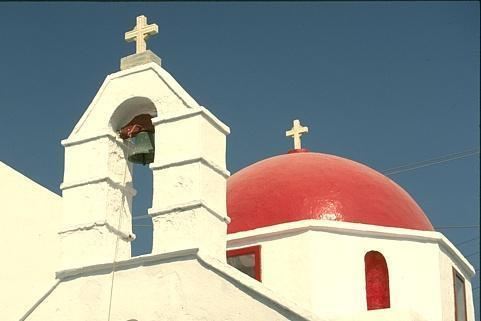
%> input picture 118035.jpg, 481 x 321 px
$ octave demo.m   (GNU Octave 9; MATLAB toolbox functions it lacks are replaced by stand-ins)
%> lines starting %> are read from the running program, lines starting %| are printed output that depends on the picture
### non_local_information.m
function region_level = non_local_information(f, l, S, g, sigma)
% Function for non-local information calculation
% Inputs:
% f - Input image
% l - Side length of local block
% S - Side length of non-local block
% g - Attenuation of exponential function in Eqs. (10)-(11)
% sigma - Standard deviation of Gaussian function
%----------------------------------

[m, n, depth] = size(f);
f = double(f);
mask = gpuArray(fspecial('gaussian', l, sigma));
region_level = gpuArray(zeros(m, n, depth));
% mask = (fspecial('gaussian', l, sigma));
% region_level = (zeros(m, n, depth));
for i = 1 : depth
    half_side = floor(S / 2);
    whole_region = padarray(f(:, :, i), [half_side, half_side], 'symmetric');
    B = 0;
    g2 = g * g;
    for t1 = -half_side : half_side
        for t2 = -half_side : half_side
            if(t1 == 0 && t2 == 0)
                continue;
            end
            SqDist2 = (whole_region(1 + half_side : end - half_side, 1 + half_side : end - half_side) - ...
                               whole_region(1 + half_side + t1 : end - half_side + t1, 1 + half_side + t2 : end - half_side + t2)) .^ 2;
            SqDist2 = imfilter(SqDist2, mask, 'symmetric');
            SqDist2 = SqDist2 / l ^ 2;
            w = exp( - SqDist2 ./ g2);
            sub_region = whole_region(1 + half_side + t1 : end - half_side + t1, 1 + half_side + t2 : end - half_side + t2);
            region_level(:, :, i) = region_level(:, :, i) + w .* sub_region;
            B = B + w;
        end
    end
    region_level(:, :, i) = region_level(:, :, i) ./ B;
end
end

### Initialization_ETA.m
function [ETA,C]= Initialization_ETA (all_pixels,all_pixels_xi,gamma_y,gamma_xi,alpha,beta,m,k,K)
[N,d] = size(all_pixels);
[C,U] = fcm(all_pixels_xi,k,[NaN 100 0.0001 0]);
mf = U.^m;
Distence = Distance_Function(all_pixels,all_pixels_xi,C,gamma_y,gamma_xi,alpha,beta);
ETA = zeros(k,d);
for j=1:k
    ETA(j,:) = K*sum(repmat((mf(j,:))',[1 d]).*reshape(Distence(j,:,:),[N,d]))./sum(repmat((mf(j,:))',[1 d]));
end
ETA = sum(ETA,2);
end

### Distance_Function.m
function distance = Distance_Function (all_pixels,all_pixels_xi,C,gamma_y,gamma_xi,alpha,beta)
[N,d] = size(all_pixels);
[k,~] = size(C);
distance = zeros(k,N,d);
for j=1:k
    distance(j,:,:) = alpha.*((1-exp((-1.*repmat(gamma_y,N,1)).*((all_pixels-repmat(C(j,:),N,1)).^2)))) + ...
           beta.*((1-exp((-1.*repmat(gamma_xi,N,1)).*((all_pixels_xi-repmat(C(j,:),N,1)).^2))));
end
end

### FWCW_IT2PFCM_SIC.m
function [C1,C2,UT_upper,UT_low, E1,E2]=FWCW_IT2PFCM_SIC(k,all_pixels,all_pixels_xi,C,gamma_y,gamma_xi,alpha,beta,q,p,m1,m2, ...
    theta1,theta2,Cp,Cf,ETA,t_max,beta_memory)
%
[N,d] = size(all_pixels);

% Initialize cluster weights and feature weights
Z1=ones(1,k)/k;
Z2 = Z1;
W1=ones(k,d)/d;
W2 = W1;

C1 = C;
C2 = C;

% Set initial value
Iter=1;
O_F_old=inf;

% main circulation
while 1
    % a) Update U_upper ºÍ U_low.
    Distence1 = Distance_Function(all_pixels,all_pixels_xi,C1,gamma_y,gamma_xi,alpha,beta);
    Distence2 = Distance_Function(all_pixels,all_pixels_xi,C2,gamma_y,gamma_xi,alpha,beta);
    for j=1:k
        W1_q = transpose(W1(j,:).^q); W1_q(W1_q==inf)=0;
        W2_q = transpose(W2(j,:).^q); W2_q(W2_q==inf)=0;
        dNK1(:,j) = Z1(1,j).^p * reshape(Distence1(j,:,:),[N,d]) * W1_q;
        dNK2(:,j) = Z2(1,j).^p * reshape(Distence2(j,:,:),[N,d]) * W2_q;
    end

    tmp_U1 = zeros(N,k);
    tmp_U2 = zeros(N,k);
    for j=1:k
        tmp2_U1 = (dNK1./repmat(dNK1(:,j),1,k)).^(1/(m1-1));
        tmp2_U1(tmp2_U1==inf)=0; tmp2_U1(isnan(tmp2_U1))=0;
        tmp_U1=tmp_U1+tmp2_U1;

        tmp2_U2 = (dNK2./repmat(dNK2(:,j),1,k)).^(1/(m2-1));
        tmp2_U2(tmp2_U2==inf)=0; tmp2_U2(isnan(tmp2_U2))=0;
        tmp_U2=tmp_U2+tmp2_U2;
    end
    U1 = transpose(1./tmp_U1);
    U1(isnan(U1))=1; U1(U1==inf)=1;

    U2 = transpose(1./tmp_U2);
    U2(isnan(U2))=1; U2(U2==inf)=1;

    U_upper = max(U1,U2);
    U_low = min(U1,U2);

    % b) Update T_upper and T_low.
    for j=1:k
        W1_q = transpose(W1(j,:).^q); W1_q(W1_q==inf)=0;
        dTNK1 =Z1(1,j).^p .* reshape(Distence1(j,:,:),[N,d]).*repmat(W1_q',[N,1]);
        tmp3_1(j,:) = Cp * (theta1.^2) * (theta1.^2 - 1) * sum(dTNK1,2)./repmat(ETA(j,:),[N,1]);

        W2_q = transpose(W2(j,:).^q); W2_q(W2_q==inf)=0;
        dTNK2 =Z2(1,j).^p .* reshape(Distence2(j,:,:),[N,d]).*repmat(W2_q',[N,1]);
        tmp3_2(j,:) = Cp * (theta2.^2) * (theta2.^2 - 1) * sum(dTNK2,2)./repmat(ETA(j,:),[N,1]);
    end

    T1 = (exp(-1.*lambertw(tmp3_1))).^(theta1/(theta1.^2-1));
    si = find (tmp3_1 == Inf); T1(si) = 1;

    T2 = (exp(-1.*lambertw(tmp3_2))).^(theta2/(theta2.^2-1));
    si = find (tmp3_2 == Inf); T2(si) = 1;

    T_upper = max(T1,T2);
    T_low = min(T1,T2);

    % c) Upper bound and Lower bound Membership
    U_T1=(Cf.*U_upper)+(Cp.*T_upper);
    U_T2=(Cf.*U_upper)+(Cp.*T_low);
    U_T3=(Cf.*U_low)+(Cp.*T_upper);
    U_T4=(Cf.*U_low)+(Cp.*T_low);

    DUM1=max(U_T1,U_T2);
    DUM2=max(DUM1,U_T3);
    UT_upper=max(DUM2,U_T4);

    DUM1=min(U_T1,U_T2);
    DUM2=min(DUM1,U_T3);
    UT_low=min(DUM2,U_T4);

    %
    C1_old=C1;
    C2_old=C2;

    % d)Karni-Mendel Alg
    for km=1:k
        UT_mean=(UT_upper+UT_low)/2;
        maxUT_mean = max(UT_mean);

        index_c = find(UT_mean(km, :) == maxUT_mean);
        Y= all_pixels_xi(index_c,:);

        a=UT_low(km,index_c);
        b=UT_upper(km,index_c);
        a=a(:);
        b=b(:);
        F=cat(2,a,b);

        [XLeft,XRight,~,~]=KM_Alg(F,Y);

        C1(km,:)=XLeft';
        C2(km,:)=XRight';
    end

    % e) Defuzzification method
    % f) check termination condition
    E1(Iter) = norm (C1_old - C1, 1);
    E2(Iter) = norm (C2_old - C2, 1);

    fprintf('Iteration count = %d, Termination measure value => Lower= %f    Upper=%f\n', Iter, E1(Iter),E2(Iter));

    if Iter>=t_max || (E1(Iter) < 1e-3 ) && (E2(Iter) < 1e-3 )

        fprintf('\n++++++++++++++++++++++++++++++++++++++++++++++++++++++++\n\n');
        fprintf('Converging after %d iterations.\n',Iter);
        fprintf('\n++++++++++++++++++++++++++++++++++++++++++++++++++++++++\n\n');

        break;

    end
    %
    W1_old=Z1;
    z1_old=W1;
    W2_old=Z2;
    z2_old=W2;

    % Update W
    for j=1:k
        dWkm1(j,:) = UT_low(j,:) * reshape(Distence1(j,:,:),[N,d]);
        dWkm2(j,:) = UT_upper(j,:) * reshape(Distence2(j,:,:),[N,d]);
    end

    tmp1_W1 = zeros(k,d);
    tmp1_W2 = zeros(k,d);
    for j=1:d
        tmp2_W1 = (dWkm1./repmat(dWkm1(:,j),1,d)).^(1/(q-1));
        tmp2_W1(tmp2_W1==inf)=0; tmp2_W1(isnan(tmp2_W1))=0;
        tmp1_W1=tmp1_W1+tmp2_W1;

        tmp2_W2 = (dWkm2./repmat(dWkm2(:,j),1,d)).^(1/(q-1));
        tmp2_W2(tmp2_W2==inf)=0; tmp2_W2(isnan(tmp2_W2))=0;
        tmp1_W2=tmp1_W2+tmp2_W2;
    end
    W1 = 1./tmp1_W1;
    W1(isnan(W1))=1; W1(W1==inf)=1;

    W2 = 1./tmp1_W2;
    W2(isnan(W2))=1; W2(W2==inf)=1;

    if nnz(dWkm1==0)>0
        for j=1:k
            if nnz(dWkm1(j,:)==0)>0
                W1(j,find(dWkm1(j,:)==0)) = 1/nnz(dWkm1(j,:)==0);
                W1(j,find(dWkm1(j,:)~=0)) = 0;
            end
        end
    end

    if nnz(dWkm2==0)>0
        for j=1:k
            if nnz(dWkm2(j,:)==0)>0
                W2(j,find(dWkm2(j,:)==0)) = 1/nnz(dWkm2(j,:)==0);
                W2(j,find(dWkm2(j,:)~=0)) = 0;
            end
        end
    end

    % Update Z
    for j=1:k
        W1_q = transpose(W1(j,:).^q); W1_q(W1_q==inf)=0;
        Dw1(1,j) = transpose(W1_q) * transpose(reshape(Distence1(j,:,:),[N,d])) *  transpose(UT_low(j,:)) ;

        W2_q = transpose(W2(j,:).^q); W2_q(W2_q==inf)=0;
        Dw(1,j) = transpose(W2_q) * transpose(reshape(Distence2(j,:,:),[N,d])) *  transpose(UT_upper(j,:)) ;
    end

    tmp_Z1 = sum((repmat(Dw1,k,1)./transpose(repmat(Dw1,k,1))).^(1/(p-1)));
    tmp_Z1(tmp_Z1==inf)=0; tmp_Z1(isnan(tmp_Z1))=0;
    Z1 = 1./tmp_Z1;
    Z1(isnan(Z1))=1; Z1(Z1==inf)=1;

    tmp_Z2 = sum((repmat(Dw,k,1)./transpose(repmat(Dw,k,1))).^(1/(p-1)));
    tmp_Z2(tmp_Z2==inf)=0; tmp_Z2(isnan(tmp_Z2))=0;
    Z2 = 1./tmp_Z2;
    Z2(isnan(Z2))=1; Z2(Z2==inf)=1;

    if nnz(Dw1==0)>0
        Z1(find(Dw1==0)) = 1/nnz(Dw1==0);
        Z1(find(Dw1~=0)) = 0;
    end

    if nnz(Dw==0)>0
        Z2(find(Dw==0)) = 1/nnz(Dw==0);
        Z2(find(Dw~=0)) = 0;
    end

    % Memory effect.
    Z1=(1-beta_memory)*Z1+beta_memory*W1_old;
    W1=(1-beta_memory)*W1+beta_memory*z1_old;
    Z2=(1-beta_memory)*Z2+beta_memory*W1_old;
    W2=(1-beta_memory)*W2+beta_memory*z1_old;

    Iter=Iter+1;
end
end

### demo.m
%% BEST RUN WITH MATLAB R2018b!
%%%%%%%%%%%%%%%%%%%%%%%%%%%%%%%%%%%%%%%%%%%%%%%%%%%%%%%%%%%%%%%%%%%%%%%%%%%%%%%%%%%%%%%%%%%%%
% Interval type-2 possibilistic fuzzy clustering noisy image segmentation algorithm
% with adaptive spatial constraints and local feature weighting & clustering weighting
% International Journal of Approximate Reasoning
% This code was solely written by Tongyi Wei.
%
% Basically, you can run this code SEVERAL times to acquire the most desired result.
% It is welcomed to change the following parameters as you like to see what gonna happen.
%
% CUDA is required in this version.
% However there is no need to install CUDA seperately since MATLAB has done all the work.
%%%%%%%%%%%%%%%%%%%%%%%%%%%%%%%%%%%%%%%%%%%%%%%%%%%%%%%%%%%%%%%%%%%%%%%%%%%%%%%%%%%%%%%%%%%%%
%% Intialization
clc
clear
warning off
close all
%% Input image
f_uint8 = imread('118035.jpg');
%> f_uint8 is the input picture: size 321x481x3 uint8; mean R, G, B 152.1, 154.9, 149
[row,col,d] = size (f_uint8); N = row * col;
%> after `[row,col,d] = size (f_uint8)`: row = 321; col = 481; d = 3
%> after `N = row * col`: N = 154401
figure(1),imshow(f_uint8),title('The original image');
%% Add noise
density = 0.05; f = (double(f_uint8))/255;
f = imnoise(f,'gaussian',0,density); f = imnoise(f,'salt & pepper',density); f = imnoise(f,'speckle',density);
%> after `f = imnoise(f,'gaussian',0,density)`:
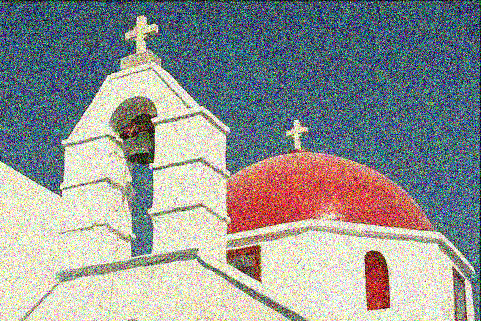
%> f: size 321x481x3 double; mean R, G, B 0.569, 0.582, 0.574
%> after `f = imnoise(f,'salt & pepper',density)`:
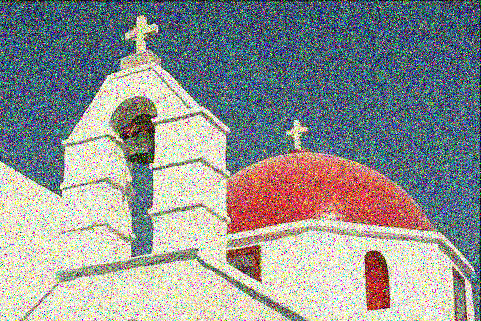
%> f: size 321x481x3 double; mean R, G, B 0.566, 0.578, 0.57
%> after `f = imnoise(f,'speckle',density)`:
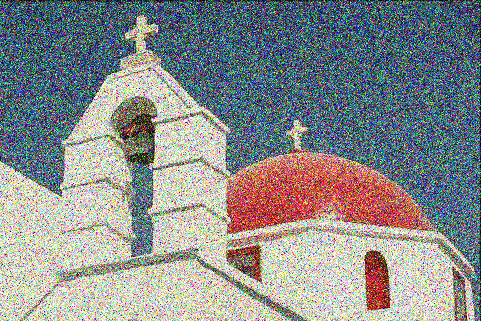
%> f: size 321x481x3 double; mean R, G, B 0.539, 0.553, 0.552
f = f*255;
figure(2),imshow(uint8(f)),title('The noisy image');
%% Computing non-local spatial information
l = 7; s = 15; g=10; sigma = 4;
f = gpuArray(f);
non_local_infomation = non_local_information(f, l, s, g, sigma);
%> the loop in non_local_information, `for i = 1 : depth` made 3 passes
%> pass 1, in non_local_information, `whole_region = padarray(f(:, :, i), [half_side, half_side], 'symmetric..`:
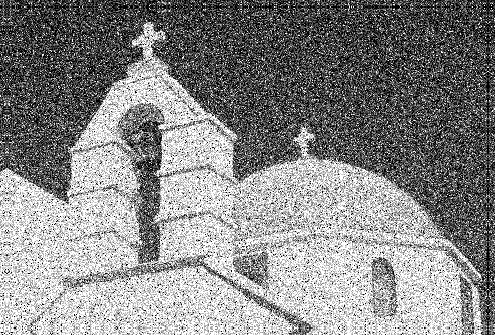
%> whole_region: size 335x495 double; min 0, max 255, mean 136.2
%> pass 2, in non_local_information, `whole_region = padarray(f(:, :, i), [half_side, half_side], 'symmetric..`:
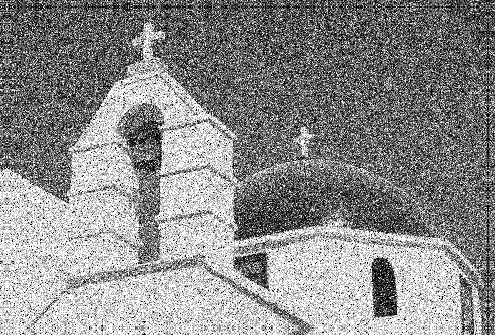
%> whole_region: size 335x495 double; min 0, max 255, mean 140.7
%> pass 3, in non_local_information, `whole_region = padarray(f(:, :, i), [half_side, half_side], 'symmetric..`:
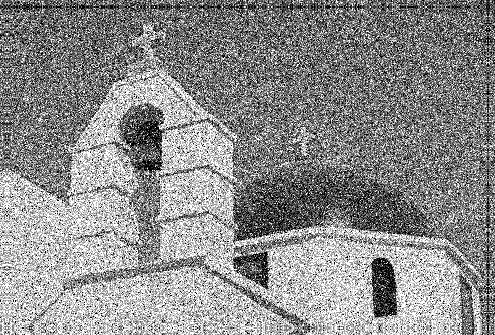
%> whole_region: size 335x495 double; min 0, max 255, mean 140.5
%> after the loop in non_local_information, `for i = 1 : depth`:
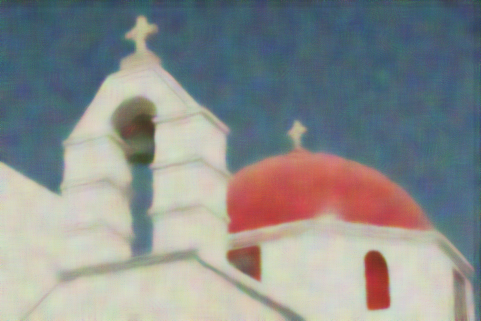
%> region_level: size 321x481x3 double; mean R, G, B 137.8, 141.5, 141.2
figure(3),imshow(uint8(non_local_infomation)),title('The non-local spatial information');
%% Recombined Pixels
all_pixels=gather(reshape(double(f), N ,d));
all_pixels_xi=gather(reshape(double(non_local_infomation), N ,d));
%% Calculate alpha and beta values
difference =exp(20*(mean(abs( mean(all_pixels)-mean(all_pixels_xi)))).^2 + eps);
%> difference = 23.34
alpha = 1 ./ difference; beta = difference;
%> after `alpha = 1 ./ difference`: alpha = 0.0428
%> after `beta = difference`: beta = 23.34
%% Parameter settings
k = 3 ;
m1 = 2; m2 = 5; theta1 = 2; theta2 = 5;
Cf=0.6; Cp=0.4;
K=1;
q=2; p=0.4;
t_max=100;
beta_memory=0.3;
gamma_y=1./var(all_pixels); gamma_y(gamma_y==inf)=1;
%> after `gamma_y=1./var(all_pixels)`: gamma_y = [0.000133 0.000155 0.000178]
gamma_xi=1./var(all_pixels_xi); gamma_xi(gamma_xi==inf)=1;
%> after `gamma_xi=1./var(all_pixels_xi)`: gamma_xi = [0.000247 0.000373 0.000641]
%% Initialize η
[ETA,C] = Initialization_ETA (all_pixels,all_pixels_xi,gamma_y,gamma_xi,alpha,beta,mean(m1,m2),k,K);
%> in Initialization_ETA, `[C,U] = fcm(all_pixels_xi,k,[NaN 100 0.0001 0]);`: C = [182.6 101.1 91.51; 74.5 100 116.1; 205.7 204.3 187.4]
%> after the loop in Initialization_ETA, `for j=1:k`: ETA = [2.02 4.43 5.29; 0.712 0.907 1.36; 0.58 1 1.79]
%> in Initialization_ETA, `ETA = sum(ETA,2);`: ETA = [11.74; 2.98; 3.38]
%> ETA = [11.74; 2.98; 3.38]
%% Start clustering
[C1,C2,UT_upper,UT_low, E1,E2]=FWCW_IT2PFCM_SIC(k,all_pixels,all_pixels_xi,C,gamma_y,gamma_xi,alpha,beta,q,p,m1,m2, ...
    theta1,theta2,Cp,Cf,ETA,t_max,beta_memory);
%> in FWCW_IT2PFCM_SIC, `C1 = C;`: C1 has the same summary as C in Initialization_ETA
%> in FWCW_IT2PFCM_SIC, `C2 = C;`: C2 has the same summary as C in Initialization_ETA
%> the run ends on the next line
